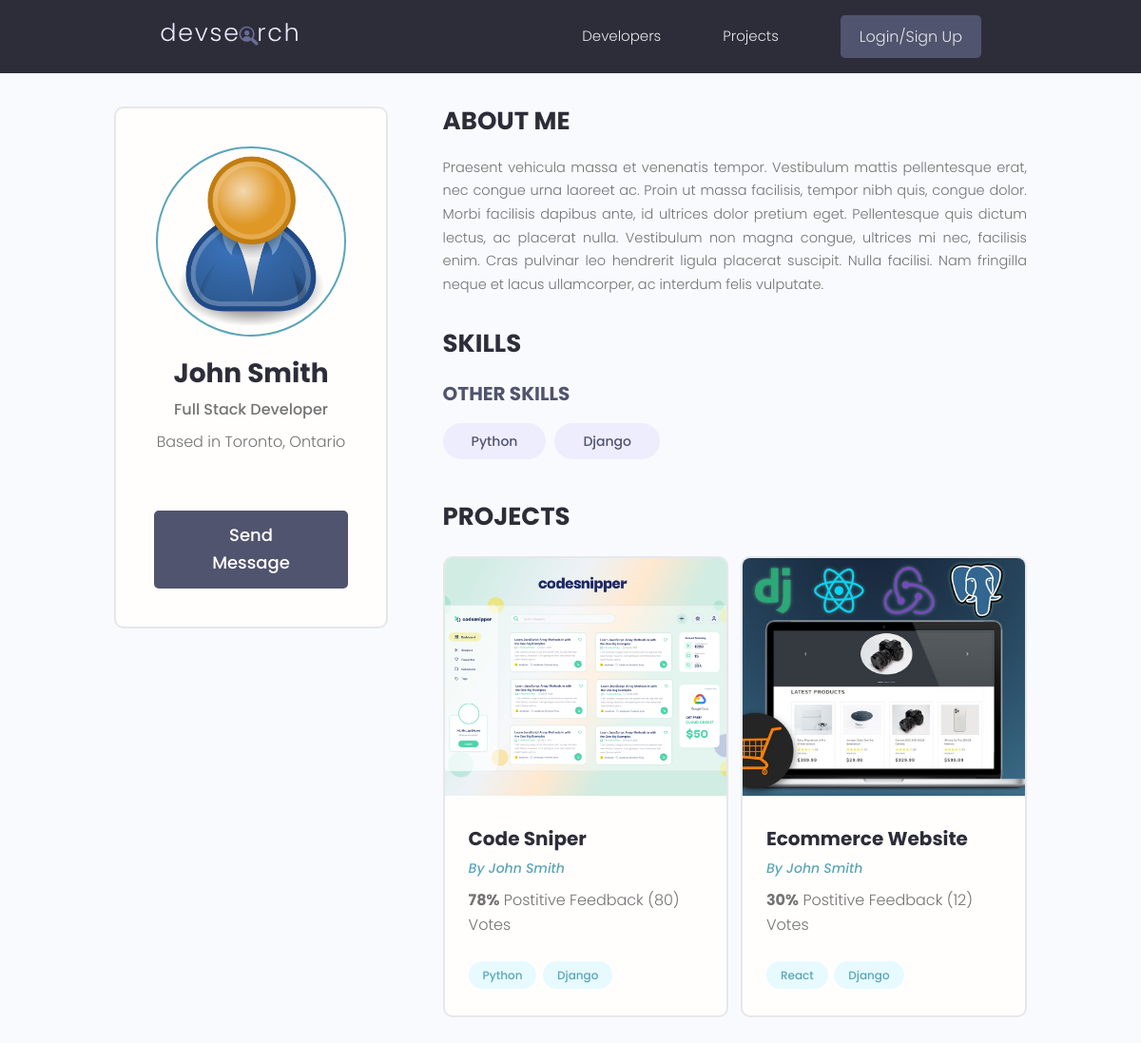
The page /profile/a78d5858-5170-42c1-a218-a030ea31929f/ on the database as committed earlier.
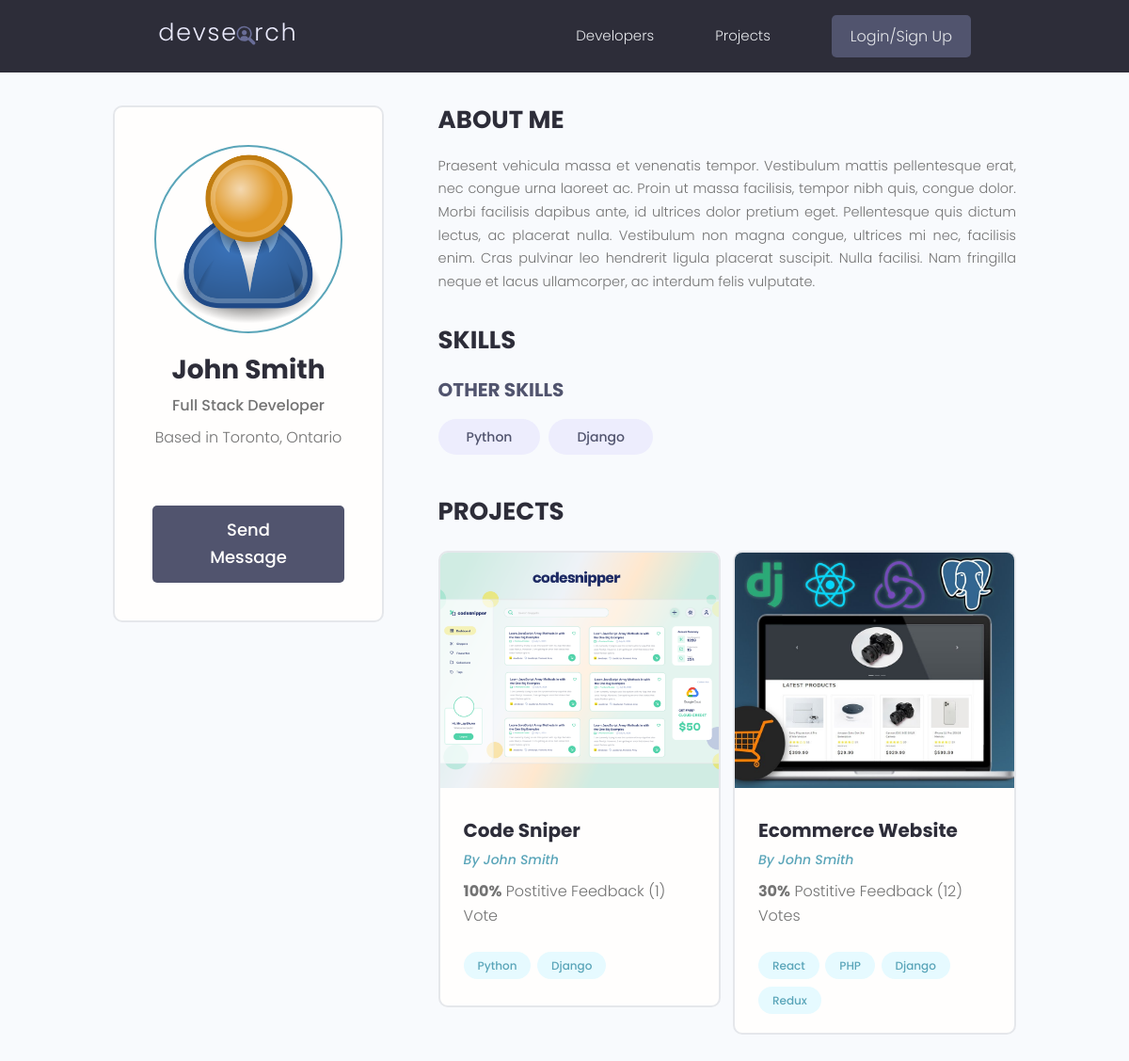
The same page on the database as committed later.
### users/models.py (models this page shows, shortened)
class Skill(models.Model):
    owner = models.ForeignKey(Profile, on_delete=models.CASCADE,
                            null=True, blank=True)
    name = models.CharField(max_length=200, null=True, blank=True)
    description = models.TextField(null=True, blank=True)
    created = models.DateTimeField(auto_now_add=True)
    id = models.UUIDField(default=uuid.uuid4, unique=True,
                          primary_key=True, editable=False)
    def __str__(self):
        return str(self.name)

class Profile(models.Model):
    user = models.OneToOneField(
        User, on_delete=models.CASCADE, null=True, blank=True)
    name = models.CharField(max_length=200, null=True, blank=True)
    email = models.EmailField(max_length=500, null=True, blank=True)
    username = models.CharField(max_length=200, null=True, blank=True)
    location = models.CharField(max_length=200, null=True, blank=True)
    short_intro = models.CharField(max_length=200, null=True, blank=True)
    bio = models.TextField(null=True, blank=True)
    profile_image = models.ImageField(null=True, blank=True, upload_to='profiles/',
        default="profiles/user-default.png")
    social_github = models.CharField(max_length=200, null=True, blank=True)
    social_twitter = models.CharField(max_length=200, null=True, blank=True)
    social_linkedin = models.CharField(max_length=200, null=True, blank=True)
    social_youtube = models.CharField(max_length=200, null=True, blank=True)
    social_website = models.CharField(max_length=200, null=True, blank=True)
    created = models.DateTimeField(auto_now_add=True)
    id = models.UUIDField(default=uuid.uuid4, unique=True,
                          primary_key=True, editable=False)

### projects/models.py (models this page shows, shortened)
class Project(models.Model):
    owner = models.ForeignKey(Profile, null=True, blank=True,
                              on_delete=models.SET_NULL)
    title = models.CharField(max_length=200)
    description = models.TextField(null=True, blank=True)
    featured_image = models.ImageField(null=True, blank=True, default='default.jpg')
    demo_link = models.CharField(max_length=2000, null=True, blank=True)
    source_link = models.CharField(max_length=2000, null=True, blank=True)
    tags = models.ManyToManyField('Tag', blank=True)
    vote_total = models.IntegerField(default=0, null=True, blank=True)
    vote_ratio = models.IntegerField(default=0, null=True, blank=True)
    created = models.DateTimeField(auto_now_add=True)
    id = models.UUIDField(default=uuid.uuid4, unique=True,
                          primary_key=True, editable=False)
    class Meta:
        ordering = ['-vote_ratio','-vote_total', 'title']

class Tag(models.Model):
    name = models.CharField(max_length=200)
    created = models.DateTimeField(auto_now_add=True)
    id = models.UUIDField(default=uuid.uuid4, unique=True,
                          primary_key=True, editable=False)
    def __str__(self):
        return self.name

### users/views.py (the view)
# urls.py: path('profile/<str:pk>/', views.userProfile, name='user-profile'),
def userProfile(request, pk):
    profile = Profile.objects.get(id=pk)
    topSkills = profile.skill_set.exclude(description__exact="")
    otherSkills = profile.skill_set.filter(description="")
    context = {'profile': profile, 'topSkills': topSkills, 'otherSkills': otherSkills}
    return render(request, 'users/user-profile.html', context)

### users/templates/users/user-profile.html (shortened to what this page needs)
{% extends 'main.html' %}
{% block content %}
<main class="profile my-md">
    <div class="container">
        <div class="layout">
            <div class="column column--1of3">
                <div class="card text-center">
                    <div class="card__body dev">
                    <img class="avatar avatar--xl" src="{{ profile.profile_image.url }}" />
                    <h2 class="dev__name">{{ profile.name }}</h2>
                    <p class="dev__title">{{ profile.short_intro }}</p>
                    <p class="dev__location">Based in {{ profile.location }}</p>
                        {% if request.user.profile.id != profile.id %}
                        <a href="{% url 'create-message' profile.id %}" class="btn btn--sub btn--lg">Send Message </a>
                        {% endif %}
                    </div>
                </div>
            </div>
            <div class="column column--2of3">
            <div class="devInfo">
                <h3 class="devInfo__title">About Me</h3>
                <p class="devInfo__about">{{ profile.bio }}</p>
            </div>
                <div class="devInfo">
                    <h3 class="devInfo__title">Skills</h3>
                    <div class="devInfo__skills">
                        <h3 class="devInfo__subtitle">Other Skills</h3>
                        <div class="devInfo__otherSkills">
                            {% for skill in otherSkills %}
                            <span class="tag tag--pill tag--sub tag--lg">
                            <small>{{ skill }}</small>
                            </span>
                            {% endfor %}
                        </div>
                    </div>
                </div>
                <div class="devInfo">
                    <h3 class="devInfo__title">Projects</h3>
                    <div class="grid grid--two">
                        {% for project in profile.project_set.all %}
                        <div class="column">
                            <div class="card project">
                                <a href="{% url 'project' project.id %}" class="project">
                                    <img class="project__thumbnail" src="{{ project.featured_image.url }}" alt="project thumbnail"/>
                                    <div class="card__body">
                                        <h3 class="project__title">{{ project.title }}</h3>
                                        <p><a class="project__author" href="{% url 'user-profile' project.owner.id %}">By {{ project.owner.name }}</a></p>
                                        <p class="project--rating">
                                            <span style="font-weight: bold;">{{project.vote_ratio}}%</span> Postitive
                                            Feedback ({{project.vote_total}}) Vote{{project.vote_total|pluralize:"s"}}
                                        </p>
                                        <div class="project__tags">
                                            {% for tag in project.tags.all %}
                                            <span class="tag tag--pill tag--main">
                                                <small>{{tag}}</small>
                                            </span>
                                            {% endfor %}
                                        </div>
                                    </div>
                                </a>
                            </div>
                        </div>
                        {% endfor %}
                    </div>
                </div>
            </div>
        </div>
    </div>
</main>
{% endblock content %}

Rows that differ between the two databases and show on the page:
changed Project "Code Sniper": vote_ratio "78" → "100"; vote_total "80" → "1"
added Tag: name "PHP", shown under Project "Ecommerce Website"
added Tag: name "Redux", shown under Project "Ecommerce Website"
